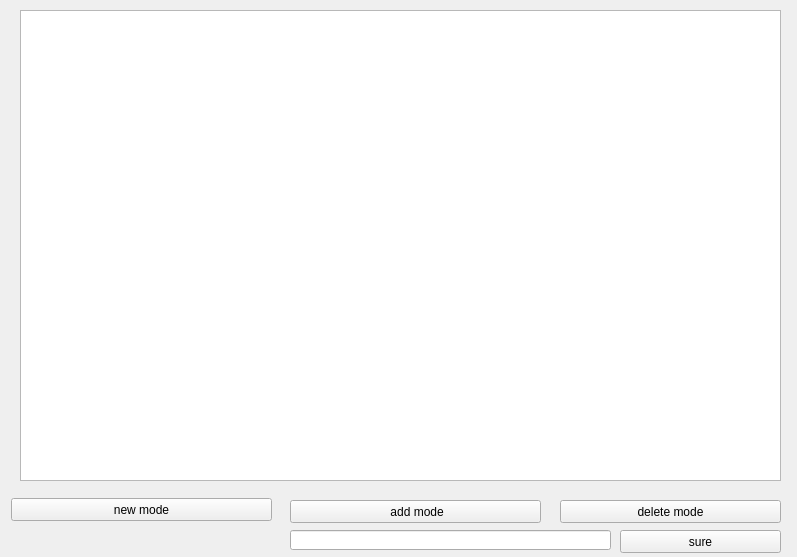
<?xml version="1.0" encoding="UTF-8"?>
<ui version="4.0">
 <class>widgetMode</class>
 <widget class="QWidget" name="widgetMode">
  <property name="geometry">
   <rect>
    <x>0</x>
    <y>0</y>
    <width>797</width>
    <height>557</height>
   </rect>
  </property>
  <property name="windowTitle">
   <string>Form</string>
  </property>
  <widget class="QPushButton" name="pushButton_new">
   <property name="geometry">
    <rect>
     <x>11</x>
     <y>498</y>
     <width>261</width>
     <height>23</height>
    </rect>
   </property>
   <property name="text">
    <string>new mode</string>
   </property>
  </widget>
  <widget class="QTableView" name="tableView">
   <property name="geometry">
    <rect>
     <x>20</x>
     <y>10</y>
     <width>761</width>
     <height>471</height>
    </rect>
   </property>
  </widget>
  <widget class="QPushButton" name="pushButton_add">
   <property name="geometry">
    <rect>
     <x>290</x>
     <y>500</y>
     <width>251</width>
     <height>23</height>
    </rect>
   </property>
   <property name="text">
    <string> add mode</string>
   </property>
  </widget>
  <widget class="QPushButton" name="pushButton_delete">
   <property name="geometry">
    <rect>
     <x>560</x>
     <y>500</y>
     <width>221</width>
     <height>23</height>
    </rect>
   </property>
   <property name="text">
    <string>delete mode</string>
   </property>
  </widget>
  <widget class="QLabel" name="label">
   <property name="geometry">
    <rect>
     <x>11</x>
     <y>527</y>
     <width>261</width>
     <height>23</height>
    </rect>
   </property>
   <property name="text">
    <string/>
   </property>
  </widget>
  <widget class="QPushButton" name="pushButton_sure">
   <property name="geometry">
    <rect>
     <x>620</x>
     <y>530</y>
     <width>161</width>
     <height>23</height>
    </rect>
   </property>
   <property name="text">
    <string>sure</string>
   </property>
  </widget>
  <widget class="QLineEdit" name="lineEdit">
   <property name="geometry">
    <rect>
     <x>290</x>
     <y>530</y>
     <width>321</width>
     <height>20</height>
    </rect>
   </property>
  </widget>
 </widget>
 <resources/>
 <connections/>
</ui>
